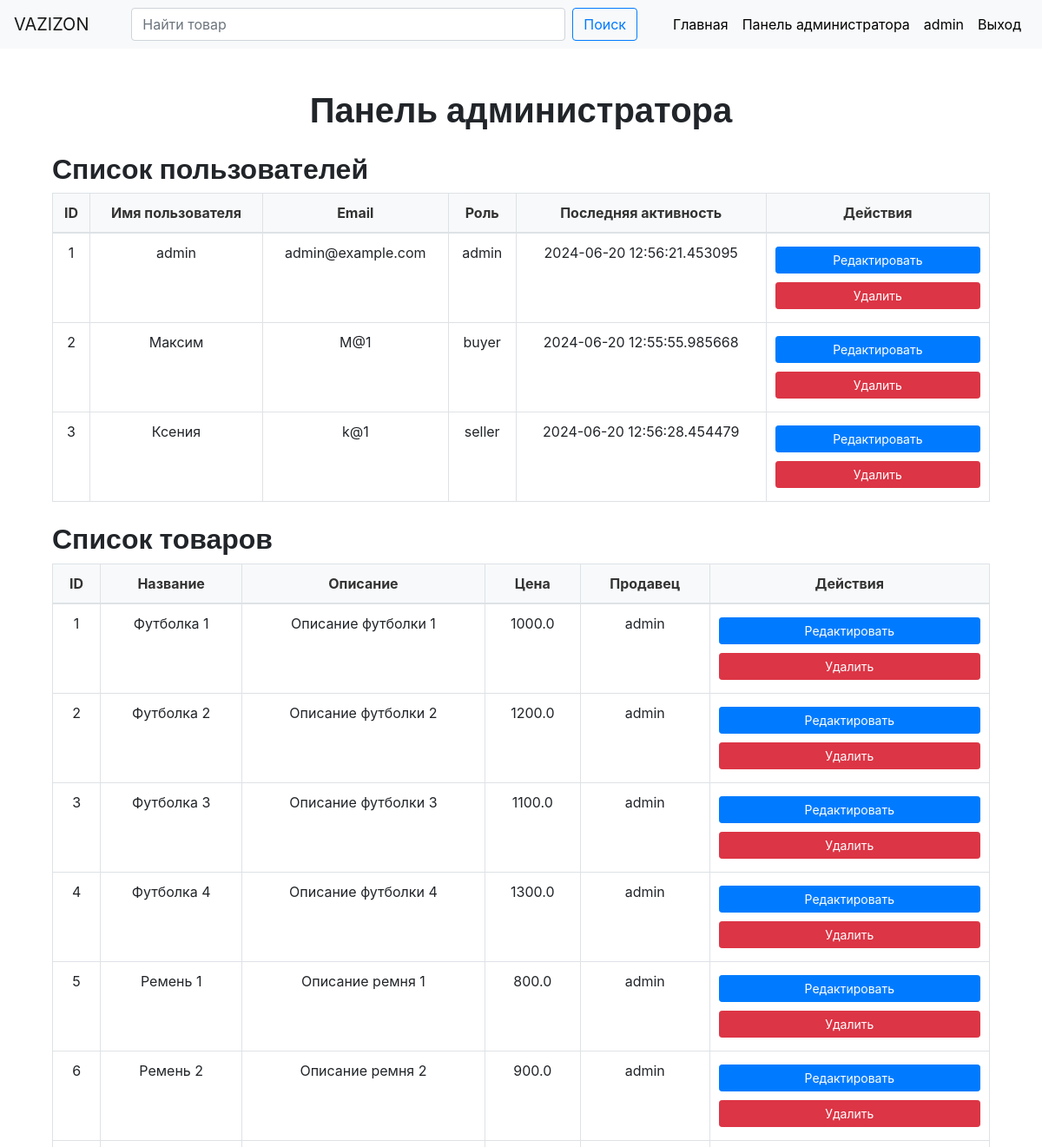
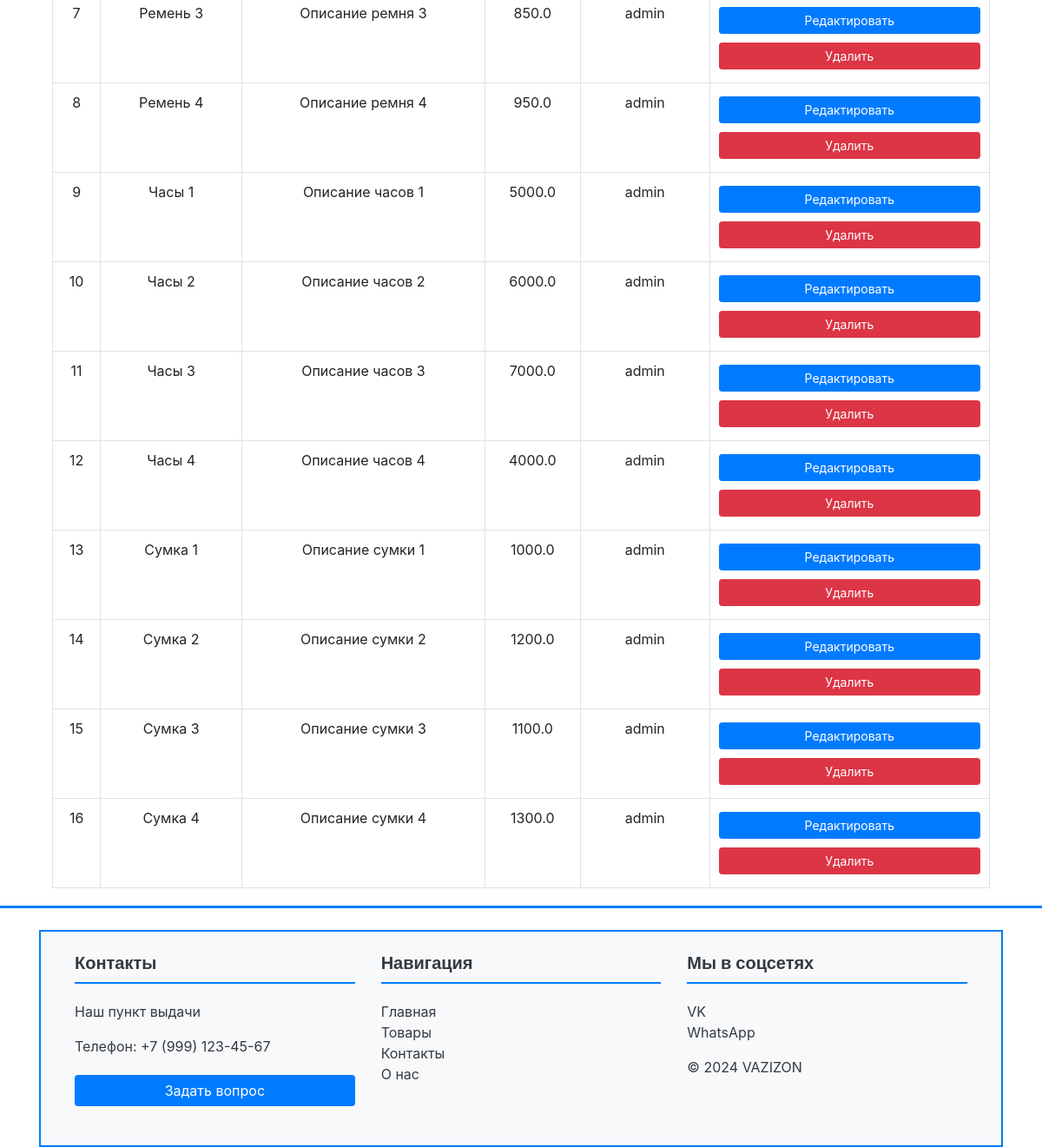
Screenshot of /admin_dashboard (signed in) with the database file from the repository (2 pictures, top to bottom).
### models.py (models this page shows, shortened)
class User(UserMixin, db.Model):
    id = db.Column(db.Integer, primary_key=True)
    username = db.Column(db.String(64), index=True, unique=True)
    email = db.Column(db.String(120), index=True, unique=True)
    password_hash = db.Column(db.String(128))
    role = db.Column(db.String(64), default='buyer')
    last_activity = db.Column(db.DateTime, default=datetime.utcnow)

class Product(db.Model):
    id = db.Column(db.Integer, primary_key=True)
    name = db.Column(db.String(64), index=True)
    short_description = db.Column(db.String(128))
    long_description = db.Column(db.Text)
    price = db.Column(db.Float)
    category = db.Column(db.String(64))
    image_url = db.Column(db.String(128))
    seller_id = db.Column(db.Integer, db.ForeignKey('user.id'))
    seller = db.relationship('User', backref='products')

### app.py (the view)
    @app.route('/admin_dashboard')
    @login_required
    def admin_dashboard():
        if current_user.role != 'admin':
            flash('У вас нет доступа к этой странице.', 'danger')
            return redirect(url_for('index'))
        users = User.query.all()
        products = Product.query.all()
        return render_template('admin_dashboard.html', users=users, products=products)

### templates/admin_dashboard.html (shortened to what this page needs)
{% extends "base.html" %}
{% block content %}
<div class="container mt-5">
    <h1 class="text-center">Панель администратора</h1>
    <div class="row mt-4">
        <div class="col-md-12">
            <h2>Список пользователей</h2>
            <table class="table table-bordered table-hover">
                <thead>
                    <tr>
                        <th>ID</th>
                        <th>Имя пользователя</th>
                        <th>Email</th>
                        <th>Роль</th>
                        <th>Последняя активность</th>
                        <th>Действия</th>
                    </tr>
                </thead>
                <tbody>
                    {% for user in users %}
                    <tr>
                        <td>{{ user.id }}</td>
                        <td>{{ user.username }}</td>
                        <td>{{ user.email }}</td>
                        <td>{{ user.role }}</td>
                        <td>{{ user.last_activity }}</td>
                        <td>
                            <a href="{{ url_for('edit_user', user_id=user.id) }}" class="btn btn-primary btn-sm">Редактировать</a>
                            <a href="{{ url_for('delete_user', user_id=user.id) }}" class="btn btn-danger btn-sm">Удалить</a>
                        </td>
                    </tr>
                    {% endfor %}
                </tbody>
            </table>
        </div>
    </div>
    <div class="row mt-4">
        <div class="col-md-12">
            <h2>Список товаров</h2>
            <table class="table table-bordered table-hover">
                <thead>
                    <tr>
                        <th>ID</th>
                        <th>Название</th>
                        <th>Описание</th>
                        <th>Цена</th>
                        <th>Продавец</th>
                        <th>Действия</th>
                    </tr>
                </thead>
                <tbody>
                    {% for product in products %}
                    <tr>
                        <td>{{ product.id }}</td>
                        <td>{{ product.name }}</td>
                        <td>{{ product.short_description }}</td>
                        <td>{{ product.price }}</td>
                        <td>{{ product.seller.username }}</td>
                        <td>
                            <a href="{{ url_for('edit_product', product_id=product.id) }}" class="btn btn-primary btn-sm">Редактировать</a>
                            <a href="{{ url_for('admin_delete_product', product_id=product.id) }}" class="btn btn-danger btn-sm">Удалить</a>
                        </td>
                    </tr>
                    {% endfor %}
                </tbody>
            </table>
        </div>
    </div>
</div>
{% endblock %}

### templates/base.html (shortened to what this page needs)
<!DOCTYPE html>
<html lang="ru">
<head>
    <link rel="stylesheet" href="https://stackpath.bootstrapcdn.com/bootstrap/4.5.2/css/bootstrap.min.css">
    <link rel="stylesheet" href="{{ url_for('static', filename='styles.css') }}">
</head>
<body>
<nav class="navbar navbar-expand-lg navbar-light bg-light">
    <a class="navbar-brand" href="{{ url_for('index') }}">VAZIZON</a>
    <div class="collapse navbar-collapse" id="navbarNav">
        <form class="form-inline d-flex justify-content-center w-100" action="{{ url_for('search') }}" method="GET">
            <input class="form-control mr-sm-2 search-bar" type="search" placeholder="Найти товар" aria-label="Поиск" name="q">
            <button class="btn btn-outline-custom my-2 my-sm-0" type="submit">Поиск</button>
        </form>
        <ul class="navbar-nav ml-auto">
            <li class="nav-item">
                <a class="nav-link" href="{{ url_for('index') }}">Главная</a>
            </li>
            {% if current_user.is_authenticated %}
                {% if current_user.role == 'buyer' %}
                    <li class="nav-item">
                        <a class="nav-link" href="{{ url_for('cart') }}">Корзина</a>
                    </li>
                    <li class="nav-item">
                        <a class="nav-link" href="{{ url_for('my_orders') }}">Мои заказы</a>
                    </li>
                {% elif current_user.role == 'seller' %}
                    <li class="nav-item">
                        <a class="nav-link" href="{{ url_for('my_products') }}">Мои товары</a>
                    </li>
                {% elif current_user.role == 'admin' %}
                    <li class="nav-item">
                        <a class="nav-link" href="{{ url_for('admin_dashboard') }}">Панель администратора</a>
                    </li>
                {% endif %}
                <li class="nav-item">
                    <a class="nav-link" href="{{ url_for('edit_profile') }}">{{ current_user.username }}</a>
                </li>
                <li class="nav-item">
                    <a class="nav-link" href="{{ url_for('logout') }}">Выход</a>
                </li>
            {% endif %}
        </ul>
    </div>
</nav>
<div class="container">
    {% block content %}{% endblock %}
    <div class="footer-divider"></div>
    <footer class="bg-light text-dark mt-5 p-4 border">
        <div class="container">
            <div class="row">
                <div class="col-md-4 mb-3">
                    <h5 class="font-weight-bold">Контакты</h5>
                    <p><a href="https://maps.google.com" class="text-dark" target="_blank">Наш пункт выдачи</a></p>
                    <p>Телефон: +7 (999) 123-45-67</p>
                    <button class="btn btn-primary">Задать вопрос</button>
                </div>
                <div class="col-md-4 mb-3">
                    <h5 class="font-weight-bold">Навигация</h5>
                    <ul class="list-unstyled">
                        <li><a href="#" class="text-dark">Главная</a></li>
                        <li><a href="#" class="text-dark">Товары</a></li>
                        <li><a href="#" class="text-dark">Контакты</a></li>
                        <li><a href="#" class="text-dark">О нас</a></li>
                    </ul>
                </div>
                <div class="col-md-4 mb-3">
                    <h5 class="font-weight-bold">Мы в соцсетях</h5>
                    <ul class="list-unstyled">
                        <li><a href="https://vk.com" class="text-dark" target="_blank">VK</a></li>
                        <li><a href="https://www.whatsapp.com" class="text-dark" target="_blank">WhatsApp</a></li>
                    </ul>
                    <p>&copy; 2024 VAZIZON</p>
                </div>
            </div>
        </div>
    </footer>
</div>
</body>
</html>

### static/styles.css (style rules this page uses)
h1, h2, h3, h4, h5, h6 { font-family: 'Roboto', sans-serif; font-weight: 700; }
.btn-primary { background-color: #007bff; border-color: #007bff; color: white; width: 100%; margin: 5px 0; }
.btn-danger { background-color: #dc3545; border-color: #dc3545; color: white; width: 100%; margin: 5px 0; }
.navbar .form-inline .search-bar { width: 100% !important; max-width: 500px !important; }
.btn-outline-custom { color: #007bff !important; border-color: #007bff !important; }
.table { width: 100%; margin: auto; border-collapse: collapse; }
.table th, .table td { text-align: center; padding: 10px; border: 1px solid #ddd; }
.table th { background-color: #f8f9fa; color: #333; }
.table-bordered th, .table-bordered td { border: 1px solid #dee2e6; }
.btn-danger { background-color: #dc3545; border-color: #dc3545; }
.navbar-nav { display: flex; flex-wrap: nowrap; }
.nav-link { white-space: nowrap; color: #000000 !important; }
footer { background-color: #ffffff; color: #ffffff; padding-top: 20px; padding-bottom: 20px; }
footer a { color: #ffffff; text-decoration: none; }
footer .btn-primary { background-color: #007bff; border: none; }
footer h5 { border-bottom: 2px solid #007bff; padding-bottom: 10px; margin-bottom: 20px; }
.border { border: 2px solid #007bff !important; }
.footer-divider { border-top: 3px solid #007bff; width: 100%; margin-bottom: 20px; margin-top: 20px; position: absolute; left: 0; }

### rows the page displays
User: username "admin", id "1", email "admin@example.com", role "admin", last_activity "2024-06-20 12:56:21.453095"
User: id "2", username "Максим", email "M@1", role "buyer", last_activity "2024-06-20 12:55:55.985668"
User: id "3", username "Ксения", email "k@1", role "seller", last_activity "2024-06-20 12:56:28.454479"
Product: id "1", name "Футболка 1", short_description "Описание футболки 1", price "1000.0", seller.username "admin"
Product: id "2", name "Футболка 2", short_description "Описание футболки 2", price "1200.0", seller.username "admin"
Product: id "3", name "Футболка 3", short_description "Описание футболки 3", price "1100.0", seller.username "admin"
Product: id "4", name "Футболка 4", short_description "Описание футболки 4", price "1300.0", seller.username "admin"
Product: id "5", name "Ремень 1", short_description "Описание ремня 1", price "800.0", seller.username "admin"
Product: id "6", name "Ремень 2", short_description "Описание ремня 2", price "900.0", seller.username "admin"
Product: id "7", name "Ремень 3", short_description "Описание ремня 3", price "850.0", seller.username "admin"
Product: id "8", name "Ремень 4", short_description "Описание ремня 4", price "950.0", seller.username "admin"
Product: id "9", name "Часы 1", short_description "Описание часов 1", price "5000.0", seller.username "admin"
Product: id "10", name "Часы 2", short_description "Описание часов 2", price "6000.0", seller.username "admin"
Product: id "11", name "Часы 3", short_description "Описание часов 3", price "7000.0", seller.username "admin"
Product: id "12", name "Часы 4", short_description "Описание часов 4", price "4000.0", seller.username "admin"
Product: id "13", name "Сумка 1", short_description "Описание сумки 1", price "1000.0", seller.username "admin"
Product: id "14", name "Сумка 2", short_description "Описание сумки 2", price "1200.0", seller.username "admin"
Product: id "15", name "Сумка 3", short_description "Описание сумки 3", price "1100.0", seller.username "admin"
Product: id "16", name "Сумка 4", short_description "Описание сумки 4", price "1300.0", seller.username "admin"
